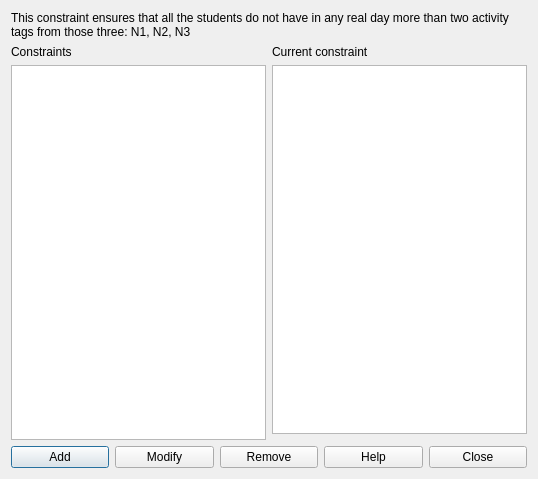
<?xml version="1.0" encoding="UTF-8"?>
<ui version="4.0">
 <class>ConstraintStudentsMaxTwoActivityTagsPerRealDayFromN1N2N3Form_template</class>
 <widget class="QDialog" name="ConstraintStudentsMaxTwoActivityTagsPerRealDayFromN1N2N3Form_template">
  <property name="geometry">
   <rect>
    <x>0</x>
    <y>0</y>
    <width>538</width>
    <height>479</height>
   </rect>
  </property>
  <property name="windowTitle">
   <string extracomment="This is the title of the dialog in which you see the list of all constraints of this type">Constraints students max two activity tags per real day from N1 N2 N3</string>
  </property>
  <layout class="QGridLayout" name="gridLayout_2">
   <item row="0" column="0" colspan="2">
    <widget class="QLabel" name="textLabel1">
     <property name="sizePolicy">
      <sizepolicy hsizetype="Minimum" vsizetype="Minimum">
       <horstretch>0</horstretch>
       <verstretch>0</verstretch>
      </sizepolicy>
     </property>
     <property name="text">
      <string>This constraint ensures that all the students do not have in any real day more than two activity tags from those three: N1, N2, N3</string>
     </property>
     <property name="wordWrap">
      <bool>true</bool>
     </property>
    </widget>
   </item>
   <item row="1" column="0" rowspan="2">
    <layout class="QVBoxLayout" name="verticalLayout_2">
     <item>
      <widget class="QLabel" name="constraintsTextLabel">
       <property name="frameShape">
        <enum>QFrame::NoFrame</enum>
       </property>
       <property name="frameShadow">
        <enum>QFrame::Plain</enum>
       </property>
       <property name="text">
        <string>Constraints</string>
       </property>
       <property name="wordWrap">
        <bool>false</bool>
       </property>
      </widget>
     </item>
     <item>
      <widget class="QListWidget" name="constraintsListWidget"/>
     </item>
    </layout>
   </item>
   <item row="1" column="1">
    <layout class="QVBoxLayout" name="verticalLayout">
     <item>
      <widget class="QLabel" name="currentConstraintTextLabel">
       <property name="text">
        <string>Current constraint</string>
       </property>
       <property name="wordWrap">
        <bool>false</bool>
       </property>
      </widget>
     </item>
     <item>
      <widget class="QPlainTextEdit" name="currentConstraintTextEdit"/>
     </item>
    </layout>
   </item>
   <item row="3" column="0" colspan="2">
    <layout class="QHBoxLayout" name="horizontalLayout">
     <item>
      <widget class="QPushButton" name="addConstraintPushButton">
       <property name="text">
        <string>Add</string>
       </property>
      </widget>
     </item>
     <item>
      <widget class="QPushButton" name="modifyConstraintPushButton">
       <property name="text">
        <string>Modify</string>
       </property>
      </widget>
     </item>
     <item>
      <widget class="QPushButton" name="removeConstraintPushButton">
       <property name="text">
        <string>Remove</string>
       </property>
      </widget>
     </item>
     <item>
      <widget class="QPushButton" name="helpPushButton">
       <property name="text">
        <string>Help</string>
       </property>
      </widget>
     </item>
     <item>
      <widget class="QPushButton" name="closePushButton">
       <property name="text">
        <string>Close</string>
       </property>
      </widget>
     </item>
    </layout>
   </item>
  </layout>
 </widget>
 <layoutdefault spacing="6" margin="11"/>
 <resources/>
 <connections/>
</ui>
